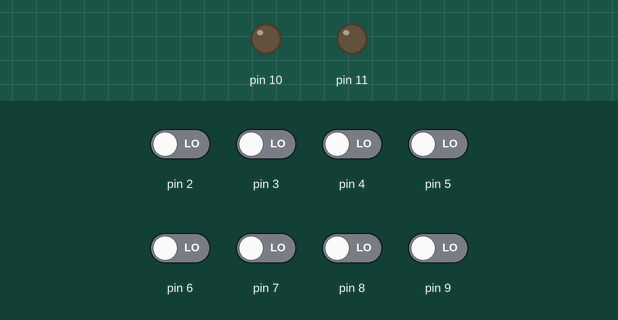
A sketch run on a simulated Arduino Uno, built with avr-gcc and run on an emulated ATmega328P. Parts: output pins drawn as LEDs (lit = HIGH). The test bench sets the inputs (shaded band); at power-on: pin 2–9 LOW.

Above: at 1.2 s.
1.3 s: pin 2 driven HIGH and pin 3 driven HIGH and pin 4 driven HIGH and pin 5 driven HIGH and pin 6 driven HIGH
At 1.9 s:
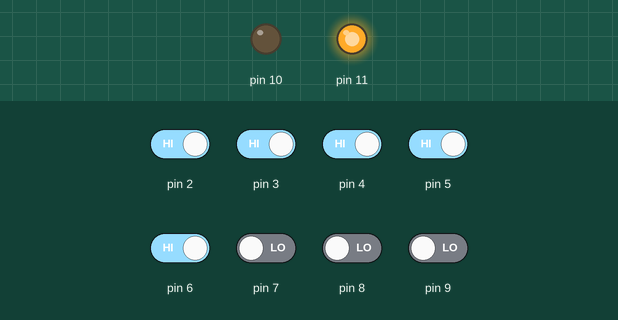
Timing chart, 0 to 4.3 s (numbered marks = the images above; inputs shaded):
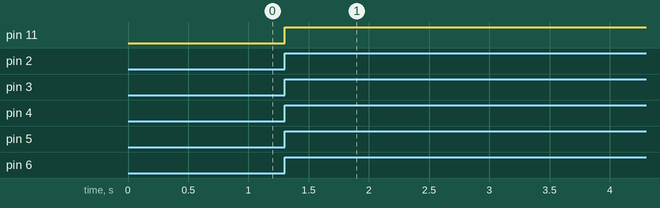

The sketch:

demo.ino
```cpp
void setup() {
  for(int i = 2; i <= 9; i++){
    pinMode(i, INPUT);
  }
  pinMode(10, OUTPUT);
  pinMode(11, OUTPUT);
}

void loop() {
  readSensor();
  delay(100);
}

void readSensor() {
  byte result   = 0b00000000;
  byte left     = 0b11111000;
  byte right    = 0b00011111;
  byte straight = 0b00011000;

  for(int j = 2; j <= 9; j++){
    if(digitalRead(j) == HIGH){
      result |= (1 << j-2);
    }
  }
  if(result == left) {
    digitalWrite(10, HIGH);
    digitalWrite(11,  LOW);
  } else if(result == right) {
    digitalWrite(10,  LOW);
    digitalWrite(11, HIGH);
  } else if(result == straight) {
    digitalWrite(10, HIGH);
    digitalWrite(11, HIGH);
  } else {
    digitalWrite(10, LOW);
    digitalWrite(9,  LOW);
  }
}
```

Measured:
- after the input at 1.3 s, pin 11: LOW → HIGH at once
